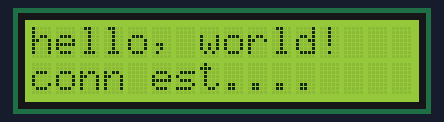
Bench run of a sketch on a simulated Arduino Uno, built with avr-gcc and run on an emulated ATmega328P. Parts: 16×2 character LCD. The modem accepts every AT command (registered, SIM ready, sends succeed) and sends nothing else; what the sketch prints to the serial monitor is not drawn.

Above: at 0.6 s.
At 1.7 s:
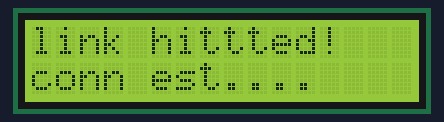
At 15.2 s:
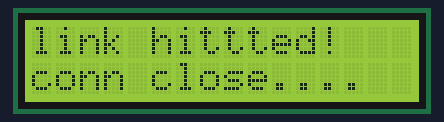
At 37.5 s:
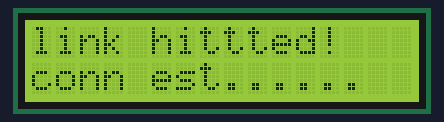

Measured:
- what the display in image 0 shows lasts 1.1 s, from 0.6 s to 1.7 s
- what the display in image 2 shows lasts 10.1 s, from 15.1 s to 25.2 s
- what the display in image 3 shows lasts 2.2 s, from 37.5 s to 39.7 s

The sketch:

inter.ino
```cpp
#include <LiquidCrystal.h>
LiquidCrystal lcd(7, 6, 5, 4, 3, 2);
#include <SoftwareSerial.h>
SoftwareSerial myGsm(10,11);
String value = "data in arduino";
void setup()
{
myGsm.begin(9600);
Serial.begin(9600);
delay(500);
lcd.begin(16, 2);
lcd.print("hello, world!");

}
void loop(){
             Serial.println(value);
             check();
             lcd.setCursor(0, 0);
             lcd.print("link hittted");
             myGsm.println("AT+HTTPPARA=\"URL\",\"http://114.29.237.25:8002/my_test/vj.php?name=vijaygokul&address=\""+value);
             delay(1000);
             check_1();
}


void check(){
             lcd.setCursor(0, 1);
             lcd.print("conn est....");
             myGsm.println();
             myGsm.println("AT");
             myGsm.println("AT+SAPBR=3,1,\"CONTYPE\",\"GPRS\"");//setting the SAPBR,connection type is GPRS
             myGsm.println("AT+SAPBR=3,1,\"APN\",\"WWW\"");//setting the APN,2nd parameter empty works for all networks
             myGsm.println("AT+SAPBR=1,1");
             myGsm.println("AT+SAPBR=2,1");
             delay(1000);
             myGsm.println("AT+HTTPINIT"); //init the HTTP request
             myGsm.println("AT+HTTPPARA=\"CID\",1");
}
void check_1(){
             lcd.setCursor(0, 1);
             lcd.print("conn close....");
             myGsm.println();
             myGsm.println("AT+HTTPACTION=0");//submit the GET request
             delay(5000);//the delay is important if the return datas are very large, the time required longer.
             myGsm.println("AT+HTTPREAD=0,20");// read the data from the website you access
             delay(3000);
             myGsm.println("");
             delay(1000);
             myGsm.println("AT+HTTPTERM");// terminate HTTP service
             delay(1000);
}
```
